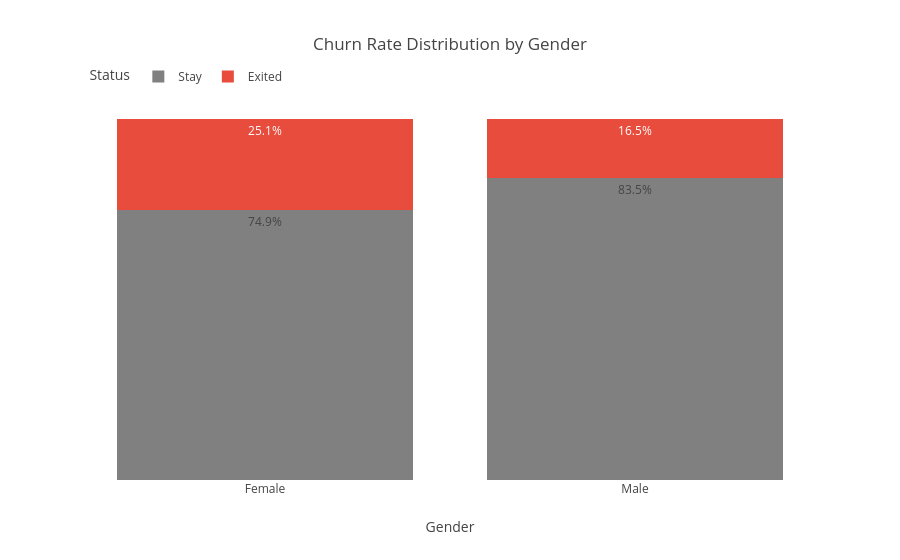

The notebook cell this image was saved under:
### Code cell
churn_per_sex = (
    df.groupby('Gender')['Exited']
    .value_counts(normalize=True)
    .mul(100)
    .reset_index(name='Percentage')
)

churn_per_sex['Status'] = churn_per_sex['Exited'].map({0: 'Stay', 1: 'Exited'})
churn_per_sex['pct_label'] = churn_per_sex['Percentage'].apply(lambda x: f"{x:.1f}%")

fig = px.bar(
    churn_per_sex, 
    x='Gender', 
    y='Percentage', 
    color='Status', 
    text='pct_label', 
    title='Churn Rate Distribution by Gender',
    color_discrete_map={'Stay': 'Gray', 'Exited': '#e74c3c'} # أخضر للمستمرين وأحمر للمغادرين
)

fig.update_traces(textposition='inside')
fig.update_yaxes(visible=False)
fig.update_xaxes(title='Gender')
fig.update_layout(
    barmode='stack',
    plot_bgcolor='white',
    legend_title_text='Status',
    legend=dict(
        yanchor="top",
        y=1.1,
        xanchor="left",
        x=0.01,
        orientation="h"
    )

)


fig.show()

### Figure 1 — Plotly figure (JSON) as saved in the notebook; plotly's stock layout.template omitted (floating-point values rounded to 4 significant figures)
{"data": [{"alignmentgroup": "True", "hovertemplate": "Status=Stay<br>Gender=%{x}<br>Percentage=%{y}<br>pct_label=%{text}<extra></extra>", "legendgroup": "Stay", "marker": {"color": "Gray", "pattern": {"shape": ""}}, "name": "Stay", "offsetgroup": "Stay", "orientation": "v", "showlegend": true, "text": ["74.9%", "83.5%"], "textposition": "inside", "type": "bar", "x": ["Female", "Male"], "xaxis": "x", "y": [74.93, 83.54], "yaxis": "y"}, {"alignmentgroup": "True", "hovertemplate": "Status=Exited<br>Gender=%{x}<br>Percentage=%{y}<br>pct_label=%{text}<extra></extra>", "legendgroup": "Exited", "marker": {"color": "#e74c3c", "pattern": {"shape": ""}}, "name": "Exited", "offsetgroup": "Exited", "orientation": "v", "showlegend": true, "text": ["25.1%", "16.5%"], "textposition": "inside", "type": "bar", "x": ["Female", "Male"], "xaxis": "x", "y": [25.07, 16.46], "yaxis": "y"}], "layout": {"barmode": "stack", "legend": {"orientation": "h", "title": {"text": "Status"}, "tracegroupgap": 0, "x": 0.01, "xanchor": "left", "y": 1.1, "yanchor": "top"}, "plot_bgcolor": "white", "title": {"text": "Churn Rate Distribution by Gender"}, "xaxis": {"anchor": "y", "domain": [0, 1], "title": {"text": "Gender"}}, "yaxis": {"anchor": "x", "domain": [0, 1], "title": {"text": "Percentage"}, "visible": false}}}
